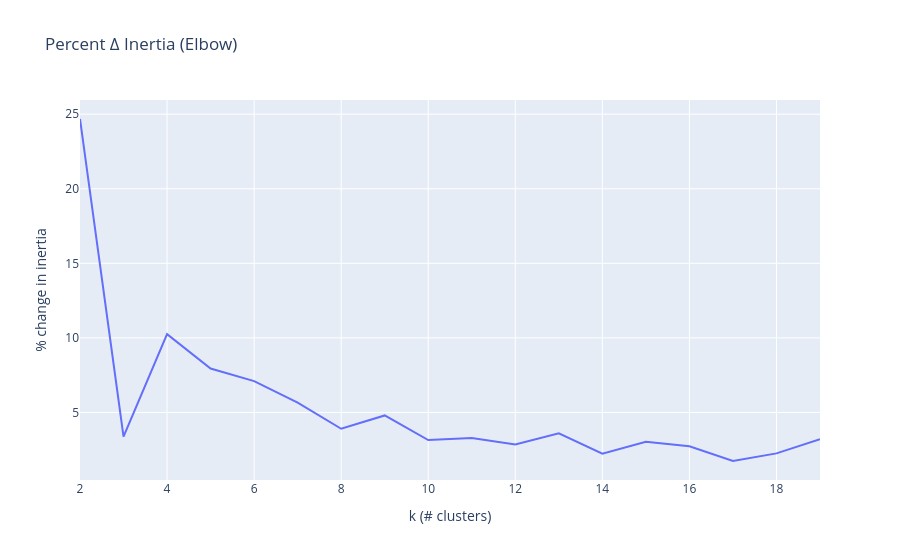

Write notebook code for a chart like this one.
### Markdown cell above
## Clustering buyers’ price preferences
We cluster in PCA space to avoid high-dimensional noise.

### Code cell
pcs = pca_80.transform(X_prepared)   # (n_samples, n_comp_80)

inertias = []
K_RANGE = range(1, 20)
for k in K_RANGE:
    km = KMeans(n_clusters=k, init="k-means++", n_init="auto", random_state=42)
    km.fit(pcs)
    inertias.append(km.inertia_)

diff_pct = np.abs(np.diff(inertias) / inertias[:-1]) * 100

fig = px.line(x=list(K_RANGE)[1:], y=diff_pct, title="Percent Δ Inertia (Elbow)")
fig.update_xaxes(title="k (# clusters)")
fig.update_yaxes(title="% change in inertia")
fig.show()

optimal_k = int(np.argmin(diff_pct)+2)  # simple heuristic
print("Suggested k =", optimal_k)

### Figure 1 — Plotly figure (JSON) as saved in the notebook; plotly's stock layout.template omitted (floating-point values rounded to 4 significant figures)
{"data": [{"hovertemplate": "x=%{x}<br>y=%{y}<extra></extra>", "legendgroup": "", "line": {"color": "#636efa", "dash": "solid"}, "marker": {"symbol": "circle"}, "mode": "lines", "name": "", "orientation": "v", "showlegend": false, "type": "scatter", "x": [2, 3, 4, 5, 6, 7, 8, 9, 10, 11, 12, 13, 14, 15, 16, 17, 18, 19], "xaxis": "x", "y": [24.68, 3.386, 10.25, 7.947, 7.102, 5.666, 3.907, 4.801, 3.152, 3.288, 2.847, 3.596, 2.236, 3.033, 2.73, 1.745, 2.255, 3.21], "yaxis": "y"}], "layout": {"legend": {"tracegroupgap": 0}, "title": {"text": "Percent Δ Inertia (Elbow)"}, "xaxis": {"anchor": "y", "domain": [0, 1], "title": {"text": "k (# clusters)"}}, "yaxis": {"anchor": "x", "domain": [0, 1], "title": {"text": "% change in inertia"}}}}
